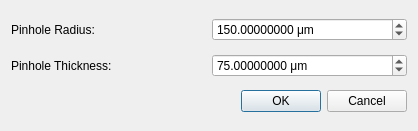
<?xml version="1.0" encoding="UTF-8"?>
<ui version="4.0">
 <class>pinhole_mask_dialog</class>
 <widget class="QDialog" name="pinhole_mask_dialog">
  <property name="geometry">
   <rect>
    <x>0</x>
    <y>0</y>
    <width>418</width>
    <height>131</height>
   </rect>
  </property>
  <property name="minimumSize">
   <size>
    <width>0</width>
    <height>0</height>
   </size>
  </property>
  <property name="windowTitle">
   <string>Create Pinhole Mask</string>
  </property>
  <property name="styleSheet">
   <string notr="true"/>
  </property>
  <layout class="QGridLayout" name="gridLayout">
   <item row="0" column="0">
    <widget class="QLabel" name="pinhole_radius_label">
     <property name="text">
      <string>Pinhole Radius:</string>
     </property>
    </widget>
   </item>
   <item row="0" column="1">
    <widget class="ScientificDoubleSpinBox" name="pinhole_radius">
     <property name="keyboardTracking">
      <bool>false</bool>
     </property>
     <property name="suffix">
      <string> μm</string>
     </property>
     <property name="decimals">
      <number>8</number>
     </property>
     <property name="maximum">
      <double>100000000.000000000000000</double>
     </property>
     <property name="value">
      <double>150.000000000000000</double>
     </property>
    </widget>
   </item>
   <item row="1" column="0">
    <widget class="QLabel" name="pinhole_thickness_label">
     <property name="text">
      <string>Pinhole Thickness:</string>
     </property>
    </widget>
   </item>
   <item row="1" column="1">
    <widget class="ScientificDoubleSpinBox" name="pinhole_thickness">
     <property name="keyboardTracking">
      <bool>false</bool>
     </property>
     <property name="suffix">
      <string> μm</string>
     </property>
     <property name="decimals">
      <number>8</number>
     </property>
     <property name="maximum">
      <double>100000000.000000000000000</double>
     </property>
     <property name="value">
      <double>75.000000000000000</double>
     </property>
    </widget>
   </item>
   <item row="2" column="0" colspan="2">
    <widget class="QDialogButtonBox" name="button_box">
     <property name="standardButtons">
      <set>QDialogButtonBox::Cancel|QDialogButtonBox::Ok</set>
     </property>
    </widget>
   </item>
  </layout>
 </widget>
 <customwidgets>
  <customwidget>
   <class>ScientificDoubleSpinBox</class>
   <extends>QDoubleSpinBox</extends>
   <header>scientificspinbox.h</header>
  </customwidget>
 </customwidgets>
 <tabstops>
  <tabstop>pinhole_radius</tabstop>
  <tabstop>pinhole_thickness</tabstop>
 </tabstops>
 <resources/>
 <connections>
  <connection>
   <sender>button_box</sender>
   <signal>accepted()</signal>
   <receiver>pinhole_mask_dialog</receiver>
   <slot>accept()</slot>
   <hints>
    <hint type="sourcelabel">
     <x>312</x>
     <y>110</y>
    </hint>
    <hint type="destinationlabel">
     <x>312</x>
     <y>65</y>
    </hint>
   </hints>
  </connection>
  <connection>
   <sender>button_box</sender>
   <signal>rejected()</signal>
   <receiver>pinhole_mask_dialog</receiver>
   <slot>reject()</slot>
   <hints>
    <hint type="sourcelabel">
     <x>312</x>
     <y>110</y>
    </hint>
    <hint type="destinationlabel">
     <x>312</x>
     <y>65</y>
    </hint>
   </hints>
  </connection>
 </connections>
</ui>
